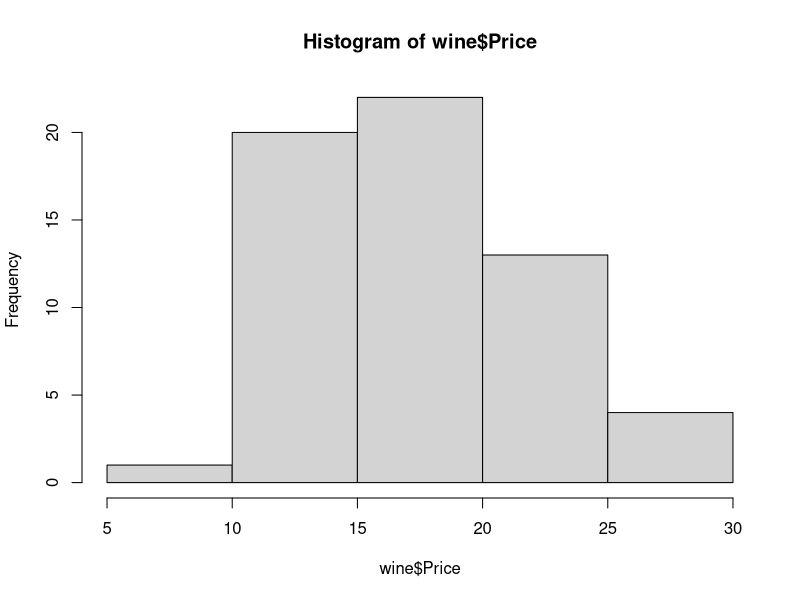
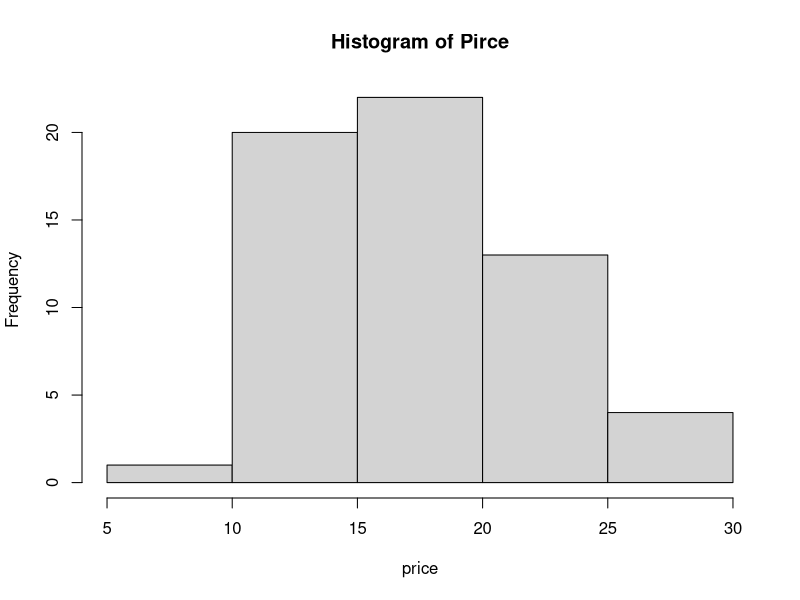
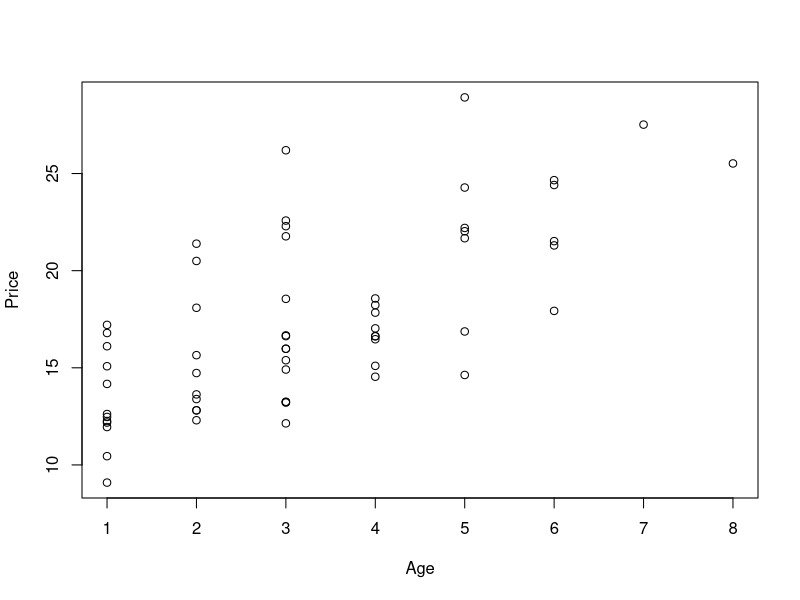
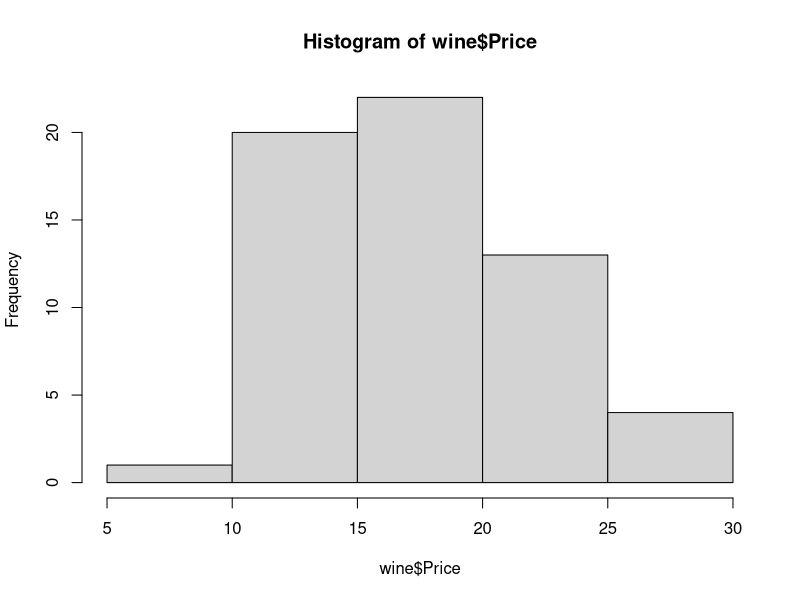
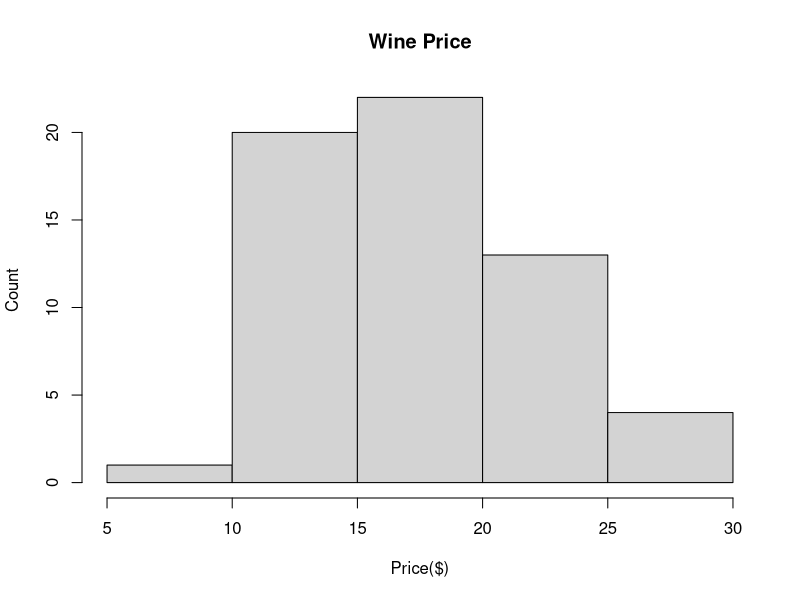
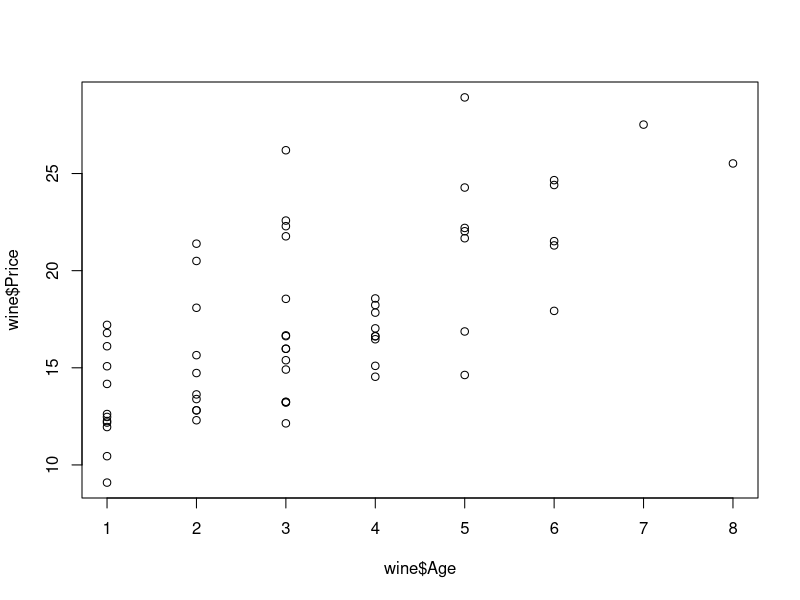
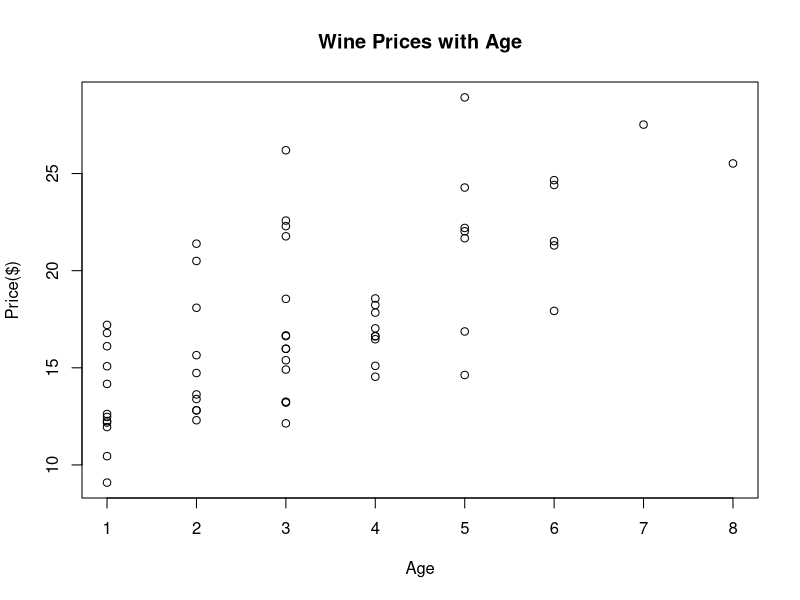

The R script that drew these images, in order:
wine <- read.csv("wine.csv")
head(wine)
names(wine)
ncol(wine)
nrow(wine)
summary(wine$Colour)
summary(wine)
# the average price is 17.32 ang the median is a little bit lower, 
# the limitation is from 9.09 to 28.92 and there is the histogram of the price

hist(wine$Price)
hist(wine$Price, xlab = "price", main = "Histogram of Pirce")
plot(Price~Age, data = wine)
price.lm <- lm(Price~Age, data=wine)
ls()
summary(price.lm)
summary(price.lm)$coef


# Assignment
Price<-c(15.00, 14.10, 15.50, 18.50, 17.50, 19.50)
mean(Price)

wine <- read.csv("wine.csv")
View(wine)
mean(wine$Price)
aggregate(wine$Price, list(wine$Colour), FUN=mean)


hist(wine$Price)
hist(wine$Price, xlab = "Price($)", ylab = "Count", main="Wine Price")
plot(wine$Age, wine$Price)
plot(wine$Age, wine$Price, xlab="Age", ylab = "Price($)", main="Wine Prices with Age")
